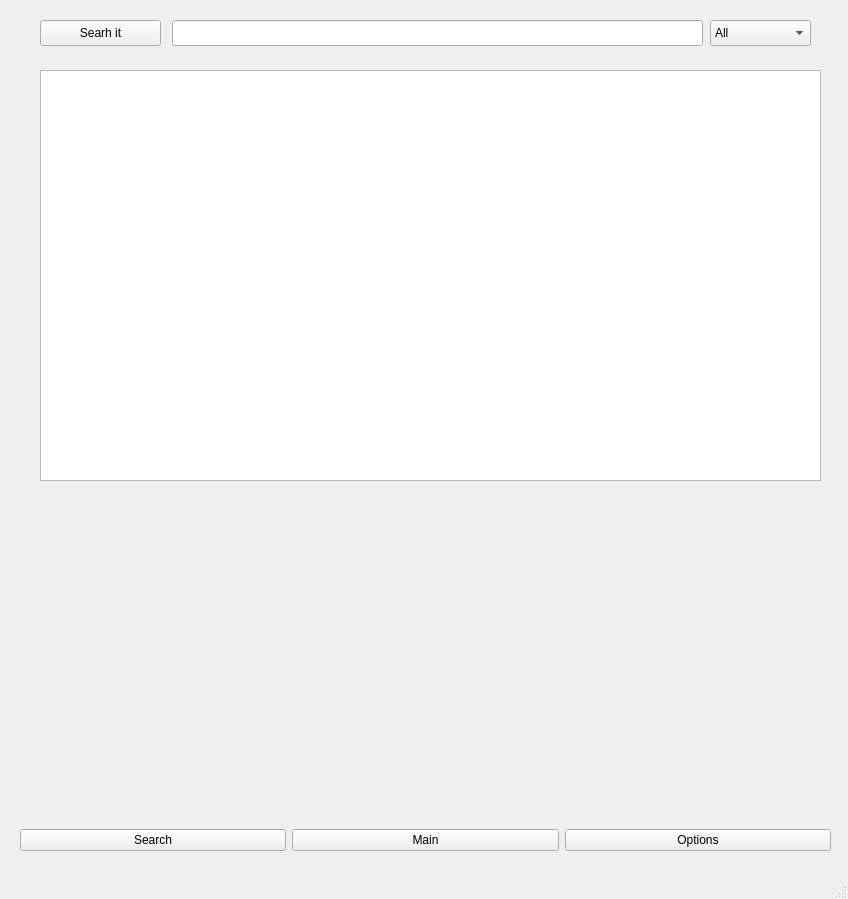
<?xml version="1.0" encoding="UTF-8"?>
<ui version="4.0">
 <class>MainWindow</class>
 <widget class="QMainWindow" name="MainWindow">
  <property name="geometry">
   <rect>
    <x>0</x>
    <y>0</y>
    <width>848</width>
    <height>899</height>
   </rect>
  </property>
  <property name="windowTitle">
   <string>MainWindow</string>
  </property>
  <widget class="QWidget" name="centralwidget">
   <widget class="QWidget" name="layoutWidget">
    <property name="geometry">
     <rect>
      <x>20</x>
      <y>10</y>
      <width>811</width>
      <height>841</height>
     </rect>
    </property>
    <layout class="QGridLayout" name="gridLayout">
     <item row="1" column="0">
      <widget class="QPushButton" name="search_switcher">
       <property name="text">
        <string>Search</string>
       </property>
      </widget>
     </item>
     <item row="1" column="2">
      <widget class="QPushButton" name="options_switcher">
       <property name="text">
        <string>Options</string>
       </property>
      </widget>
     </item>
     <item row="1" column="1">
      <widget class="QPushButton" name="main_switcher">
       <property name="text">
        <string>Main</string>
       </property>
      </widget>
     </item>
     <item row="0" column="0" colspan="3">
      <widget class="QStackedWidget" name="stackedWidget">
       <property name="currentIndex">
        <number>0</number>
       </property>
       <widget class="QWidget" name="page_3">
        <widget class="QLineEdit" name="searchline">
         <property name="geometry">
          <rect>
           <x>152</x>
           <y>10</y>
           <width>531</width>
           <height>26</height>
          </rect>
         </property>
        </widget>
        <widget class="QComboBox" name="table_chooser">
         <property name="geometry">
          <rect>
           <x>690</x>
           <y>10</y>
           <width>101</width>
           <height>26</height>
          </rect>
         </property>
         <item>
          <property name="text">
           <string>All</string>
          </property>
         </item>
         <item>
          <property name="text">
           <string>nouns</string>
          </property>
         </item>
         <item>
          <property name="text">
           <string>verbs</string>
          </property>
         </item>
         <item>
          <property name="text">
           <string>adjectives</string>
          </property>
         </item>
         <item>
          <property name="text">
           <string>others</string>
          </property>
         </item>
        </widget>
        <widget class="QTableWidget" name="searched_words_table">
         <property name="geometry">
          <rect>
           <x>20</x>
           <y>60</y>
           <width>781</width>
           <height>411</height>
          </rect>
         </property>
        </widget>
        <widget class="QPushButton" name="search_button">
         <property name="geometry">
          <rect>
           <x>20</x>
           <y>10</y>
           <width>121</width>
           <height>26</height>
          </rect>
         </property>
         <property name="text">
          <string>Searh it</string>
         </property>
        </widget>
       </widget>
       <widget class="QWidget" name="page">
        <widget class="QTableWidget" name="users_words">
         <property name="geometry">
          <rect>
           <x>10</x>
           <y>50</y>
           <width>781</width>
           <height>361</height>
          </rect>
         </property>
        </widget>
       </widget>
       <widget class="QWidget" name="page_2">
        <widget class="QCheckBox" name="checkBox">
         <property name="geometry">
          <rect>
           <x>80</x>
           <y>30</y>
           <width>96</width>
           <height>24</height>
          </rect>
         </property>
         <property name="text">
          <string>CheckBox</string>
         </property>
        </widget>
        <widget class="QCheckBox" name="checkBox_2">
         <property name="geometry">
          <rect>
           <x>80</x>
           <y>70</y>
           <width>96</width>
           <height>24</height>
          </rect>
         </property>
         <property name="text">
          <string>CheckBox</string>
         </property>
        </widget>
        <widget class="QCheckBox" name="checkBox_3">
         <property name="geometry">
          <rect>
           <x>80</x>
           <y>110</y>
           <width>96</width>
           <height>24</height>
          </rect>
         </property>
         <property name="text">
          <string>CheckBox</string>
         </property>
        </widget>
       </widget>
      </widget>
     </item>
    </layout>
   </widget>
  </widget>
  <widget class="QMenuBar" name="menubar">
   <property name="geometry">
    <rect>
     <x>0</x>
     <y>0</y>
     <width>848</width>
     <height>23</height>
    </rect>
   </property>
  </widget>
  <widget class="QStatusBar" name="statusbar"/>
 </widget>
 <resources/>
 <connections/>
</ui>
